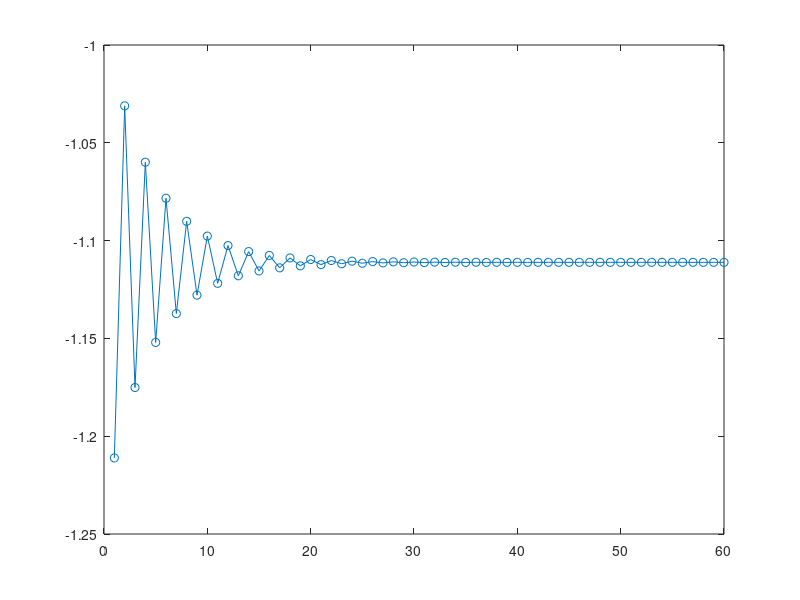

Source code (MATLAB):
a = -0.8;
b = -2;
z = b/(1-a);
y0 = z - 0.1;
k = 1:60;
y = zeros(1, length(k));
y(1) = y0;
for i = 2:60
    y(i) = a * y(i-1) + b;
end
plot(k,y,"-o");
    
